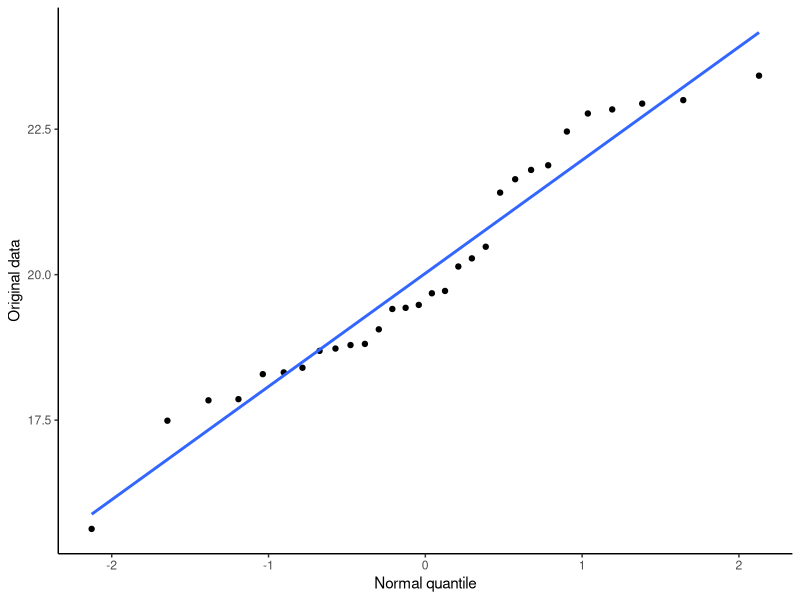

Write R code to recreate this figure.
# Packages
library(ggplot2)

# 1 Simulate data from a normal distribution
set.seed(5)

data_norm <- rnorm(30, mean = 20, sd = 2)
data_norm <- round(data_norm, 2)

# 2 Sort from lowest to highest 
data_norm <- sort(data_norm)

# 3 Set a number for each datum 
number <- order(data_norm)

# 4 Calculate the position as a function of the number in the data set with 
#   the equation (i-0.5)/N where i is the number and N the is total number of data.
pos <- (number - 0.5) / length(number)

# 5 Obtain the quantiles from a normal distribution with mean = 0 and sd = 1
qt <- qnorm(pos)

# 6 Plot the position vs the the normal quantiles
qq_plot <- ggplot(data = data.frame(data_norm, qt), aes(qt, data_norm)) +
  geom_point() +
  geom_smooth(method = "lm", se = FALSE) +
  xlab("Normal quantile") +
  ylab("Original data") +
  theme_classic()

# 7 Save the plot
ggsave(filename = "graphs/qq_plot.jpeg", plot = qq_plot)